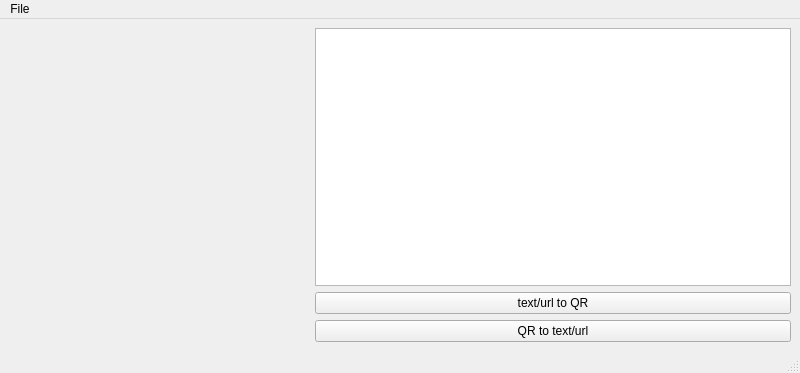
<?xml version="1.0" encoding="UTF-8"?>
<ui version="4.0">
 <class>MainWindow</class>
 <widget class="QMainWindow" name="MainWindow">
  <property name="geometry">
   <rect>
    <x>0</x>
    <y>0</y>
    <width>800</width>
    <height>373</height>
   </rect>
  </property>
  <property name="windowTitle">
   <string>MainWindow</string>
  </property>
  <widget class="QWidget" name="centralwidget">
   <layout class="QHBoxLayout" name="horizontalLayout">
    <item>
     <widget class="QLabel" name="label">
      <property name="minimumSize">
       <size>
        <width>300</width>
        <height>300</height>
       </size>
      </property>
      <property name="text">
       <string/>
      </property>
     </widget>
    </item>
    <item>
     <layout class="QVBoxLayout" name="verticalLayout">
      <item>
       <widget class="QTextEdit" name="textEdit"/>
      </item>
      <item>
       <widget class="QPushButton" name="pushButton">
        <property name="text">
         <string>text/url to QR</string>
        </property>
       </widget>
      </item>
      <item>
       <widget class="QPushButton" name="pushButton_2">
        <property name="text">
         <string>QR to text/url</string>
        </property>
       </widget>
      </item>
     </layout>
    </item>
   </layout>
  </widget>
  <widget class="QMenuBar" name="menubar">
   <property name="geometry">
    <rect>
     <x>0</x>
     <y>0</y>
     <width>800</width>
     <height>26</height>
    </rect>
   </property>
   <widget class="QMenu" name="menuFile">
    <property name="title">
     <string>File</string>
    </property>
    <addaction name="actionLoad"/>
    <addaction name="actionSave"/>
    <addaction name="actionQuit"/>
   </widget>
   <addaction name="menuFile"/>
  </widget>
  <widget class="QStatusBar" name="statusbar"/>
  <action name="actionLoad">
   <property name="text">
    <string>Load</string>
   </property>
  </action>
  <action name="actionSave">
   <property name="text">
    <string>Save</string>
   </property>
  </action>
  <action name="actionQuit">
   <property name="text">
    <string>Quit</string>
   </property>
  </action>
 </widget>
 <resources/>
 <connections/>
</ui>
